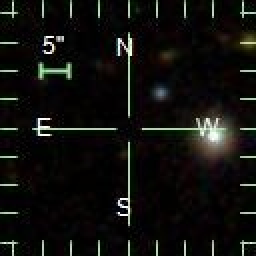
#> input picture experiments/exp_01_galaxy_morphology/data/raw_images/sdss_gal_0001_Elliptical.jpg, 128 x 128 px (shown 2 times larger)
$ python -i baseline_cas_model.py   (imports and definitions only)
#> lines starting #> are read from the running program, lines starting #| are printed output that depends on the picture
"""
baseline_cas_model.py - Classical Concentration-Asymmetry-Smoothness (CAS) baseline
for galaxy morphology classification.
"""

import os
import json
import numpy as np
import pandas as pd
from PIL import Image
from scipy.ndimage import rotate, uniform_filter
from sklearn.ensemble import RandomForestClassifier
from sklearn.svm import SVC
from sklearn.metrics import classification_report, confusion_matrix, f1_score, accuracy_score
import joblib

BASE_DIR = os.path.dirname(os.path.abspath(__file__))
DATA_DIR = os.path.join(BASE_DIR, "data")
MODELS_DIR = os.path.join(BASE_DIR, "models")
RESULTS_DIR = os.path.join(BASE_DIR, "results")

# [2 lines not run here, left out]


def compute_cas_features(img_path: str) -> dict:
    """
    Computes classical non-parametric Concentration, Asymmetry, and Smoothness (CAS) parameters.
    Cross-platform safe: dynamically resolves path and provides safe fallback if missing.
    """
    resolved_path = img_path
    if not os.path.exists(resolved_path):
        fn = os.path.basename(img_path)
        candidates = [
            os.path.join(DATA_DIR, "raw_images", fn),
            os.path.join(BASE_DIR, "data", "raw_images", fn),
            os.path.join(BASE_DIR, img_path)
        ]
        for c in candidates:
            if os.path.exists(c):
                resolved_path = c
                break

    try:
        img = Image.open(resolved_path).convert("L")  # Convert to greyscale
        arr = np.array(img, dtype=np.float32)
    except Exception:
        # Fallback synthetic array to prevent any crash
        arr = np.zeros((128, 128), dtype=np.float32)
        arr[40:88, 40:88] = 120.0
    h, w = arr.shape
#> h = 128; w = 128
    cy, cx = h // 2, w // 2
#> cy = 64; cx = 64

    # Background subtraction
    bg = np.median(arr[:15, :15])
#> bg = 6
    I = np.clip(arr - bg, 0, None)
    total_flux = np.sum(I) + 1e-6
#> total_flux = 195572

    # Radial flux curve for Concentration C
    y, x = np.ogrid[:h, :w]
#> y = 128 values from 0 to 127
    radii = np.sqrt((x - cx)**2 + (y - cy)**2)
    sorted_idx = np.argsort(radii.flat)
    sorted_flux = np.cumsum(I.flat[sorted_idx])
#> sorted_flux = 16384 values from 0 to 195572

    r20_idx = np.searchsorted(sorted_flux, 0.20 * total_flux)
#> r20_idx = 4149
    r50_idx = np.searchsorted(sorted_flux, 0.50 * total_flux)
#> r50_idx = 6639
    r80_idx = np.searchsorted(sorted_flux, 0.80 * total_flux)
#> r80_idx = 13321

    r20 = max(1.0, radii.flat[sorted_idx[min(r20_idx, len(sorted_idx)-1)]])
#> r20 = 36.35
    r50 = max(1.5, radii.flat[sorted_idx[min(r50_idx, len(sorted_idx)-1)]])
#> r50 = 46.01
    r80 = max(2.0, radii.flat[sorted_idx[min(r80_idx, len(sorted_idx)-1)]])
#> r80 = 65.31

    C = 5.0 * np.log10(r80 / r20)
#> C = 1.27

    # Rotational Asymmetry A (180-degree rotation residual)
    I_180 = rotate(I, 180, reshape=False)
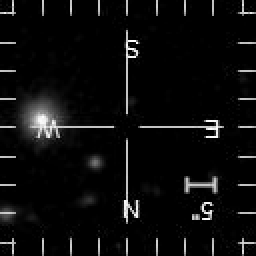
#> I_180: shape (128, 128) float32 (shown 2 times larger); min -3.43e-14, max 249, mean 11.9; drawn with min black and max white
    diff_rot = np.abs(I - I_180)
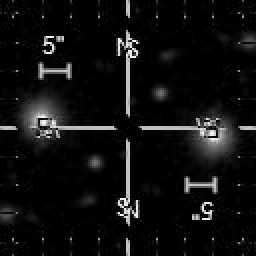
#> diff_rot: shape (128, 128) float32 (shown 2 times larger); min 0, max 248, mean 15.6
    A = np.sum(diff_rot) / (2.0 * total_flux)
#> A = 0.653

    # Smoothness / Clumpiness S (box-car smoothing residual)
    I_smooth = uniform_filter(I, size=5)
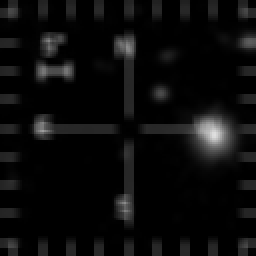
#> I_smooth: shape (128, 128) float32 (shown 2 times larger); min 0, max 223.4, mean 11.9
    diff_smooth = np.abs(I - I_smooth)
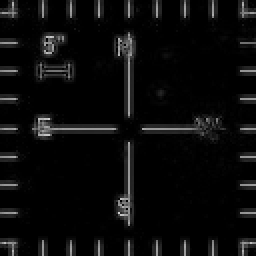
#> diff_smooth: shape (128, 128) float32 (shown 2 times larger); min 0, max 208.4, mean 11.4
    S = np.sum(diff_smooth) / total_flux
#> S = 0.956

    # Mean intensity and second-order moment of light M20
    mean_int = float(np.mean(arr))
#> mean_int = 15.92
    std_int = float(np.std(arr))
#> std_int = 41.01
    gini_approx = float(np.sum(np.abs(np.subtract.outer(arr[::4, ::4].flat, arr[::4, ::4].flat))) / (2 * len(arr[::4, ::4].flat)**2 * mean_int + 1e-6))
#> gini_approx = 1

    return {
        "Concentration": float(C),
        "Asymmetry": float(A),
        "Smoothness": float(S),
        "Mean_Intensity": mean_int,
        "Std_Intensity": std_int,
        "Gini_Approx": float(gini_approx),
        "Half_Light_Radius": float(r50)
    }


# [64 lines left out: function run_baseline_experiment, not called in this run]


# [2 lines not run here, left out]

>>> result = compute_cas_features('data/raw_images/sdss_gal_0001_Elliptical.jpg')
#> result = {'Concentration': 1.27, 'Asymmetry': 0.653, 'Smoothness': 0.956, 'Mean_Intensity': 15.92, 'Std_Intensity': 41.01, 'Gini_Approx': 1, 'Half_Light_Radius': 46.01}

$ run again, on experiments/exp_01_galaxy_morphology/data/raw_images/sdss_gal_0007_Elliptical.jpg
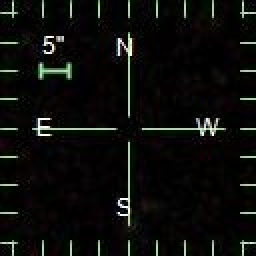
#> input picture experiments/exp_01_galaxy_morphology/data/raw_images/sdss_gal_0007_Elliptical.jpg, 128 x 128 px (shown 2 times larger)
#> bg = 5
#> total_flux = 151184
#> sorted_flux = 16384 values from 0 to 151184
#> r20_idx = 4284
#> r50_idx = 8280
#> r80_idx = 14129
#> r20 = 37
#> r50 = 51.31
#> r80 = 68.45
#> C = 1.34
#> in compute_cas_features, `diff_rot = np.abs(I - I_180)`:
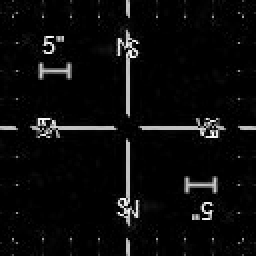
#> diff_rot: shape (128, 128) float32 (shown 2 times larger); min 0, max 250, mean 11.1
#> A = 0.602
#> in compute_cas_features, `diff_smooth = np.abs(I - I_smooth)`:
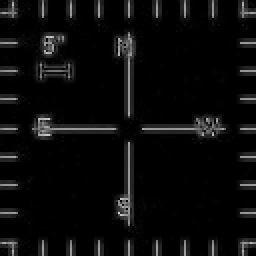
#> diff_smooth: shape (128, 128) float32 (shown 2 times larger); min 0, max 209, mean 11.6
#> S = 1.26
#> mean_int = 12.41
#> std_int = 38.43
#> gini_approx = 1.12
#> result = {'Concentration': 1.34, 'Asymmetry': 0.602, 'Smoothness': 1.26, 'Mean_Intensity': 12.41, 'Std_Intensity': 38.43, 'Gini_Approx': 1.12, 'Half_Light_Radius': 51.31}

$ run again, on experiments/exp_01_galaxy_morphology/data/raw_images/sdss_gal_0009_Elliptical.jpg
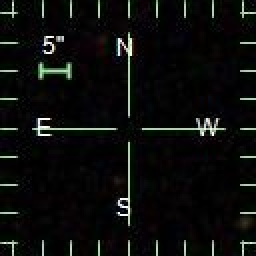
#> input picture experiments/exp_01_galaxy_morphology/data/raw_images/sdss_gal_0009_Elliptical.jpg, 128 x 128 px (shown 2 times larger)
#> bg = 5
#> total_flux = 150380
#> sorted_flux = 16384 values from 3 to 150380
#> r20_idx = 4153
#> r50_idx = 8331
#> r80_idx = 14253
#> r20 = 36.35
#> r50 = 51.48
#> r80 = 68.94
#> C = 1.39
#> in compute_cas_features, `diff_rot = np.abs(I - I_180)`:
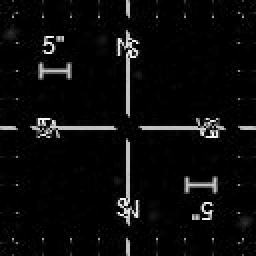
#> diff_rot: shape (128, 128) float32 (shown 2 times larger); min 0, max 249, mean 11.1
#> A = 0.605
#> in compute_cas_features, `diff_smooth = np.abs(I - I_smooth)`:
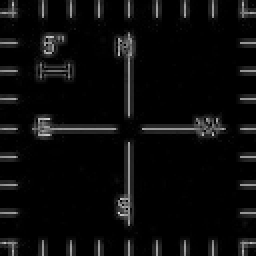
#> diff_smooth: shape (128, 128) float32 (shown 2 times larger); min 0, max 212.8, mean 11.6
#> S = 1.26
#> mean_int = 12.4
#> std_int = 38.45
#> gini_approx = 1.12
#> result = {'Concentration': 1.39, 'Asymmetry': 0.605, 'Smoothness': 1.26, 'Mean_Intensity': 12.4, 'Std_Intensity': 38.45, 'Gini_Approx': 1.12, 'Half_Light_Radius': 51.48}

$ run again, on experiments/exp_01_galaxy_morphology/data/raw_images/sdss_gal_0012_Elliptical.jpg
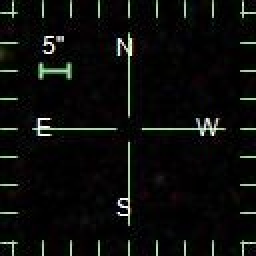
#> input picture experiments/exp_01_galaxy_morphology/data/raw_images/sdss_gal_0012_Elliptical.jpg, 128 x 128 px (shown 2 times larger)
#> bg = 6
#> total_flux = 144158
#> sorted_flux = 16384 values from 0 to 144158
#> r20_idx = 4281
#> r50_idx = 8308
#> r80_idx = 14252
#> r20 = 37
#> r50 = 51.42
#> r80 = 68.94
#> C = 1.35
#> in compute_cas_features, `diff_rot = np.abs(I - I_180)`:
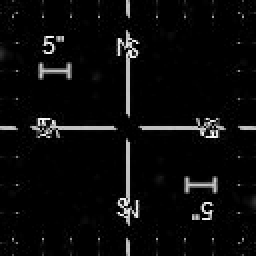
#> diff_rot: shape (128, 128) float32 (shown 2 times larger); min 0, max 249, mean 10.6
#> A = 0.604
#> in compute_cas_features, `diff_smooth = np.abs(I - I_smooth)`:
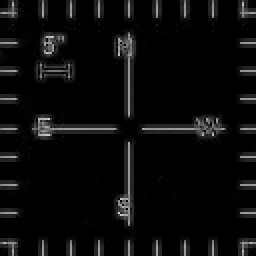
#> diff_smooth: shape (128, 128) float32 (shown 2 times larger); min 0, max 213.6, mean 11.4
#> S = 1.29
#> mean_int = 12.1
#> std_int = 38.52
#> gini_approx = 1.14
#> result = {'Concentration': 1.35, 'Asymmetry': 0.604, 'Smoothness': 1.29, 'Mean_Intensity': 12.1, 'Std_Intensity': 38.52, 'Gini_Approx': 1.14, 'Half_Light_Radius': 51.42}
